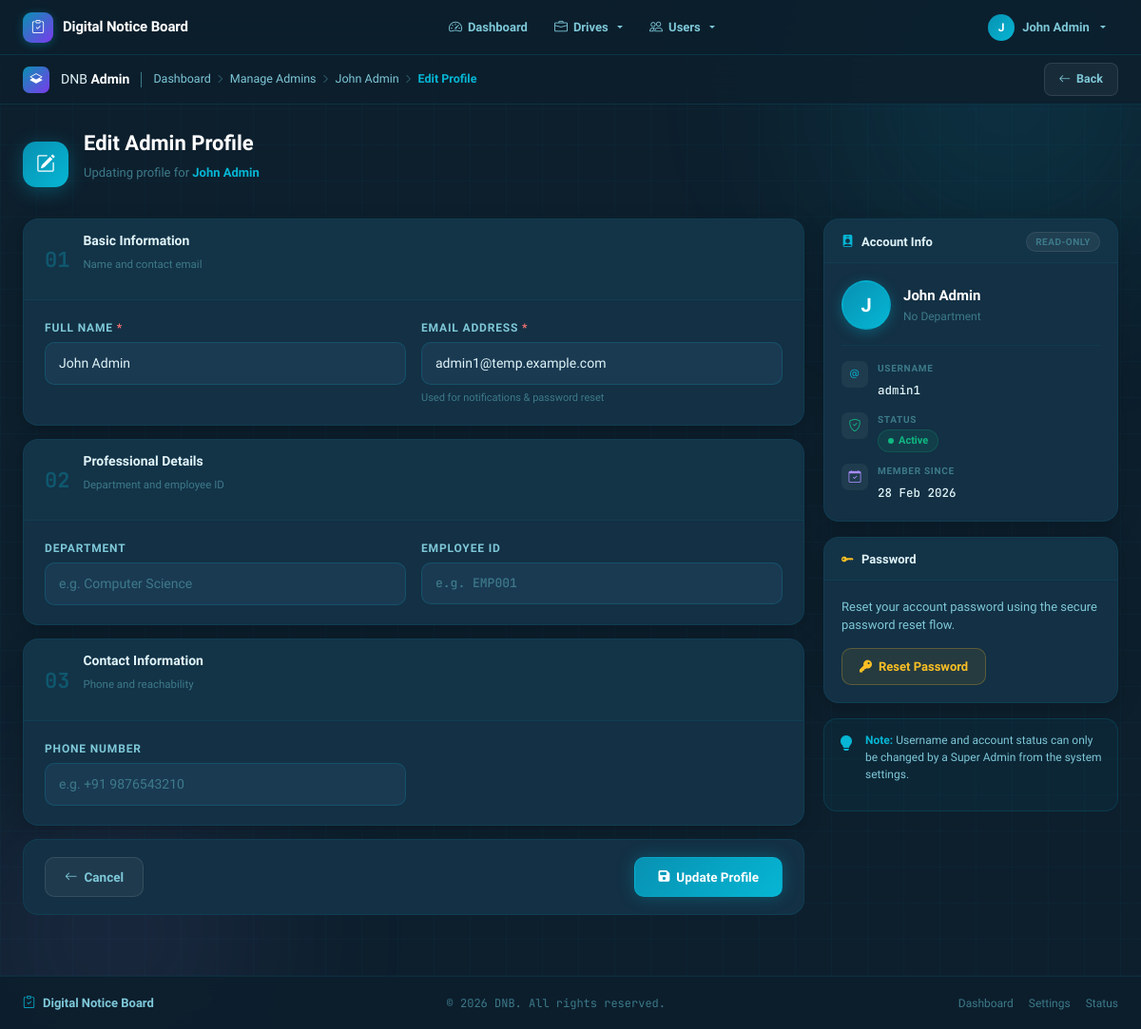
/admin-panel/admins/1/profile/edit/ (signed in), run on the app's committed database.
### admin_app/models.py (models this page shows, shortened)
class AdminProfile(models.Model):
    user = models.OneToOneField(User, on_delete=models.CASCADE, related_name='admin_profile')
    name = models.CharField(max_length=100)
    email = models.EmailField(unique=True, help_text="Email address for notifications and password reset")
    department = models.CharField(max_length=100, blank=True, null=True)
    employee_id = models.CharField(max_length=20, unique=True, blank=True, null=True)
    phone = models.CharField(max_length=15, blank=True, null=True)
    created_at = models.DateTimeField(auto_now_add=True)
    updated_at = models.DateTimeField(auto_now=True)
    class Meta:
        verbose_name = "Admin Profile"
        verbose_name_plural = "Admin Profiles"

### admin_app/views.py (the view)
# urls.py: path('admins/<int:admin_id>/profile/edit/', views.edit_admin_profile, name='edit_admin_profile'),
@login_required
def edit_admin_profile(request, admin_id):
    if not is_admin(request.user):
        return redirect('login')
    try:
        admin_profile = AdminProfile.objects.select_related('user').get(id=admin_id)
    except AdminProfile.DoesNotExist:
        messages.error(request, 'Admin not found.')
        return redirect('admin_app:manage_admins')
    if admin_profile.user != request.user and not request.user.is_superuser:
        messages.error(request, 'You can only edit your own profile.')
        return redirect('admin_app:manage_admins')
    from .forms import AdminProfileForm
    if request.method == 'POST':
        form = AdminProfileForm(request.POST, instance=admin_profile)
        if form.is_valid():
            form.save()
            messages.success(request, f'Admin profile for {admin_profile.name} has been updated successfully.')
            return redirect('admin_app:admin_detail', admin_id=admin_id)
    else:
        form = AdminProfileForm(instance=admin_profile)
    context = {
        'form': form,
        'admin_profile': admin_profile,
    }
    return render(request, 'admin/edit_admin_profile.html', context)

### templates/admin/edit_admin_profile.html (shortened to what this page needs)
{% extends 'base.html' %}
{% load crispy_forms_tags %}
{% block content %}
<link rel="stylesheet" href="https://cdnjs.cloudflare.com/ajax/libs/font-awesome/6.5.0/css/all.min.css">
<link rel="stylesheet" href="https://cdn.jsdelivr.net/npm/bootstrap-icons@1.11.3/font/bootstrap-icons.min.css">
<div class="ep">
  <div class="ep__orb ep__orb--1"></div>
  <div class="ep__top">
    <div class="ep__top-l">
      <div class="ep__logo"><i class="bi bi-layers-half"></i></div>
      <span class="ep__brand">DNB <b>Admin</b></span>
      <nav class="ep__bc">
        <a href="{% url 'admin_app:dashboard' %}" class="ep__bc-a">Dashboard</a>
        <i class="bi bi-chevron-right ep__bc-sep"></i>
        <a href="{% url 'admin_app:manage_admins' %}" class="ep__bc-a">Manage Admins</a>
        <i class="bi bi-chevron-right ep__bc-sep"></i>
        <a href="{% url 'admin_app:admin_detail' admin_profile.id %}" class="ep__bc-a">{{ admin_profile.name }}</a>
        <i class="bi bi-chevron-right ep__bc-sep"></i>
        <span class="ep__bc-cur">Edit Profile</span>
      </nav>
    </div>
    <div class="ep__top-r">
      <a href="{% url 'admin_app:admin_detail' admin_profile.id %}" class="ep__btn-ghost">
        <i class="bi bi-arrow-left"></i> Back
      </a>
    </div>
  </div>
  <div class="ep__body">
    <div class="ep__head anim-up">
      <div class="ep__head-icon"><i class="bi bi-pencil-square"></i></div>
      <div>
        <h1 class="ep__h1">Edit Admin Profile</h1>
        <p class="ep__sub">Updating profile for <strong style="color:var(--acc)">{{ admin_profile.name }}</strong></p>
      </div>
    </div>
    <div class="ep__grid">
      <div class="ep__left">
        <form method="post" class="ep__form">
          <div class="ep__sec anim-up" style="--i:1">
            <div class="ep__sec-head">
              <span class="ep__sec-num">01</span>
              <div>
                <h2 class="ep__sec-title">Basic Information</h2>
                <p class="ep__sec-hint">Name and contact email</p>
              </div>
            </div>
            <div class="ep__sec-body">
              <div class="ep__row2">
                <div class="ep__field">
                  <label class="ep__lbl" for="id_name">Full Name <span class="ep__req">*</span></label>
                  <input type="text" class="ep__input" id="id_name" name="name"
                    value="{{ admin_profile.name }}" required placeholder="Enter full name">
                </div>
                <div class="ep__field">
                  <label class="ep__lbl" for="id_email">Email Address <span class="ep__req">*</span></label>
                  <input type="email" class="ep__input" id="id_email" name="email"
                    value="{{ admin_profile.email }}" required placeholder="admin@example.com">
                  <span class="ep__hint">Used for notifications &amp; password reset</span>
                </div>
              </div>
            </div>
          </div>
          <div class="ep__sec anim-up" style="--i:2">
            <div class="ep__sec-head">
              <span class="ep__sec-num">02</span>
              <div>
                <h2 class="ep__sec-title">Professional Details</h2>
                <p class="ep__sec-hint">Department and employee ID</p>
              </div>
            </div>
            <div class="ep__sec-body">
              <div class="ep__row2">
                <div class="ep__field">
                  <label class="ep__lbl" for="id_department">Department</label>
                  <input type="text" class="ep__input" id="id_department" name="department"
                    value="{{ admin_profile.department|default:'' }}" placeholder="e.g. Computer Science">
                </div>
                <div class="ep__field">
                  <label class="ep__lbl" for="id_employee_id">Employee ID</label>
                  <input type="text" class="ep__input ep__mono-input" id="id_employee_id" name="employee_id"
                    value="{{ admin_profile.employee_id|default:'' }}" placeholder="e.g. EMP001">
                </div>
              </div>
            </div>
          </div>
          <div class="ep__sec anim-up" style="--i:3">
            <div class="ep__sec-head">
              <span class="ep__sec-num">03</span>
              <div>
                <h2 class="ep__sec-title">Contact Information</h2>
                <p class="ep__sec-hint">Phone and reachability</p>
              </div>
            </div>
            <div class="ep__sec-body">
              <div class="ep__row2">
                <div class="ep__field">
                  <label class="ep__lbl" for="id_phone">Phone Number</label>
                  <input type="tel" class="ep__input" id="id_phone" name="phone"
                    value="{{ admin_profile.phone|default:'' }}" placeholder="e.g. +91 9876543210">
                </div>
                <div></div>
              </div>
            </div>
          </div>
          <div class="ep__actions anim-up" style="--i:4">
            <a href="{% url 'admin_app:admin_detail' admin_profile.id %}" class="ep__btn-sec">
              <i class="bi bi-arrow-left"></i> Cancel
            </a>
            <button type="submit" class="ep__btn-primary">
              <i class="fas fa-save"></i> Update Profile
            </button>
          </div>
        </form>
      </div>
      <aside class="ep__right">
        <div class="ep__card anim-up" style="--i:1">
          <div class="ep__card-head">
            <span class="ep__card-title"><i class="bi bi-person-badge-fill" style="color:var(--acc)"></i> Account Info</span>
            <span class="ep__ro-chip">Read-only</span>
          </div>
          <div class="ep__card-body">
            <div class="ep__av-preview">
              <div class="ep__av" id="js-av">{{ admin_profile.name|first|upper }}</div>
              <div>
                <div class="ep__av-name" id="js-av-name">{{ admin_profile.name }}</div>
                <div class="ep__av-dept" id="js-av-dept">{{ admin_profile.department|default:"No Department" }}</div>
              </div>
            </div>
            <div class="ep__divider"></div>
            <div class="ep__ro-list">
              <div class="ep__ro-row">
                <span class="ep__ro-ic" style="--ic:#06b6d4"><i class="bi bi-at"></i></span>
                <div>
                  <span class="ep__ro-lbl">Username</span>
                  <span class="ep__ro-val ep__mono">{{ admin_profile.user.username }}</span>
                </div>
              </div>
              <div class="ep__ro-row">
                <span class="ep__ro-ic" style="--ic:#10b981"><i class="bi bi-shield-check"></i></span>
                <div>
                  <span class="ep__ro-lbl">Status</span>
                  <div class="ep__badges">
                    {% if admin_profile.user.is_active %}
                      <span class="ep__badge ep__badge--g"><span class="ep__bdot"></span>Active</span>
                    {% else %}
                      <span class="ep__badge ep__badge--r"><span class="ep__bdot"></span>Inactive</span>
                    {% endif %}
                  </div>
                </div>
              </div>
              <div class="ep__ro-row">
                <span class="ep__ro-ic" style="--ic:#a78bfa"><i class="bi bi-calendar-check"></i></span>
                <div>
                  <span class="ep__ro-lbl">Member Since</span>
                  <span class="ep__ro-val ep__mono">{{ admin_profile.user.date_joined|date:"d M Y" }}</span>
                </div>
              </div>
            </div>
          </div>
        </div>
        <div class="ep__card anim-up" style="--i:2">
          <div class="ep__card-head">
            <span class="ep__card-title"><i class="bi bi-key-fill" style="color:#fbbf24"></i> Password</span>
          </div>
          <div class="ep__card-body">
            <p class="ep__pw-desc">Reset your account password using the secure password reset flow.</p>
            <a href="{% url 'password_reset' %}" class="ep__btn-pw">
              <i class="fas fa-key"></i> Reset Password
            </a>
          </div>
        </div>
        <div class="ep__tip anim-up" style="--i:3">
          <div class="ep__tip-icon"><i class="bi bi-lightbulb-fill"></i></div>
          <p><strong>Note:</strong> Username and account status can only be changed by a Super Admin from the system settings.</p>
        </div>
      </aside>
    </div>
  </div>
</div>
{% endblock %}

### templates/base.html (shortened to what this page needs)
<!DOCTYPE html>
<html lang="en">
<head>
  <link href="https://cdn.jsdelivr.net/npm/bootstrap@5.3.2/dist/css/bootstrap.min.css" rel="stylesheet">
  <link href="https://cdn.jsdelivr.net/npm/bootstrap-icons@1.11.3/font/bootstrap-icons.css" rel="stylesheet">
  <link rel="stylesheet" href="https://cdnjs.cloudflare.com/ajax/libs/font-awesome/6.5.0/css/all.min.css">
  {% load static %}
  <link href="{% static 'css/style.css' %}" rel="stylesheet">
  <link href="{% static 'css/responsive-fixes.css' %}" rel="stylesheet">
</head>
<body>
  <nav class="base-nav">
    <a class="base-nav__brand" href="{% url 'home' %}">
      <div class="base-nav__brand-icon"><i class="bi bi-clipboard-check"></i></div>
      <span class="base-nav__brand-text">Digital Notice Board</span>
    </a>
    <ul class="base-nav__links" id="base-nav-links">
      {% if user.is_authenticated %}
        {% if user.admin_profile or user.is_staff %}
        <li>
          <a class="nav-link" href="{% url 'admin_app:dashboard' %}">
            <i class="bi bi-speedometer2"></i> Dashboard
          </a>
        </li>
        <li class="dropdown">
          <a class="nav-link dropdown-toggle" href="#" role="button"
             data-bs-toggle="dropdown" aria-expanded="false">
            <i class="bi bi-briefcase"></i> Drives
          </a>
        </li>
        <li class="dropdown">
          <a class="nav-link dropdown-toggle" href="#" role="button"
             data-bs-toggle="dropdown" aria-expanded="false">
            <i class="bi bi-people"></i> Users
          </a>
        </li>
        {% endif %}
      {% endif %}
    </ul>
    <div class="base-nav__right">
      {% if user.is_authenticated %}
      <div class="dropdown">
        <button class="base-nav__user dropdown-toggle" data-bs-toggle="dropdown" aria-expanded="false">
          <div class="base-nav__user-av">
            {% if user.admin_profile %}{{ user.admin_profile.name|first|upper }}
            {% elif user.studentprofile %}{{ user.studentprofile.name|first|upper }}
            {% else %}{{ user.username|first|upper }}{% endif %}
          </div>
          {% if user.admin_profile %}{{ user.admin_profile.name }}
          {% elif user.studentprofile %}{{ user.studentprofile.name }}
          {% else %}{{ user.username }}{% endif %}
        </button>
      </div>
      {% else %}
      <a class="base-nav__login" href="{% url 'login' %}">
        <i class="bi bi-box-arrow-in-right"></i> Login
      </a>
      {% endif %}
    </div>
  </nav>
  <main class="base-main">
    {% block content %}{% endblock %}
  </main>
  <footer class="base-footer">
    <div class="base-footer__brand">
      <i class="bi bi-clipboard-check"></i>
      Digital Notice Board
    </div>
    <span class="base-footer__copy">&copy; 2026 DNB. All rights reserved.</span>
    <div class="base-footer__links">
      <a href="{% url 'admin_app:dashboard' %}">Dashboard</a>
      <a href="{% url 'admin_app:system_settings' %}">Settings</a>
      <a href="{% url 'admin_app:system_status' %}">Status</a>
    </div>
  </footer>
  {% load static %}
</body>
</html>

### data on the page
AdminProfile: name "John Admin", email "admin1@temp.example.com", user.username "admin1", user.date_joined "28 Feb 2026"

### other printed values
{{ user.admin_profile.name|first|upper }} "J"
{{ user.admin_profile.name }} "John Admin"
